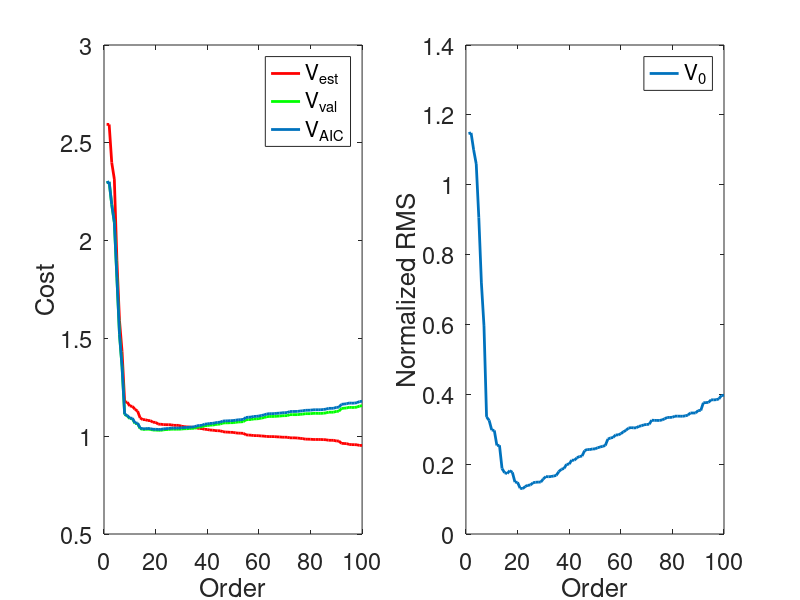

MATLAB code to generate this figure:
%--------------------------------------------------------------------------
% Marie Valenduc and Willem Melis (November 2016)
% System identification and modeling - Session 2
%--------------------------------------------------------------------------
%clear all; close all;
rng(1)
tic
% data
N_est = 1000;                               % size of the estimation set
N_val = 10000;                              % size of the validation set
N = N_est + N_val;
index_est = 1:N_est;
index_val = N_est+1:N;
stdev_u0 = 1;
stdev_ny = 0.5;

for k =1
    % generation of the data
    [b,a] = cheby1(3,0.5,[2*0.15 2*0.3]);   % transfer function G0
    u0 = stdev_u0*randn(N,1);               % input
    ny = stdev_ny*randn(N,1);               % noise on the ouput
    y0 = filter(b,a,u0);                    % noiseless on the ouput
    y = y0 + ny;                            % noisy ouput
    
    for order = 1:100
        % building matrix K(u0)
        t = toeplitz(u0(index_est));
        K = tril(t);
        K = K(:,1:order);
        
        % solving the system
        g = K\y(index_est);
        
        % output of the FIR system
        y_hat = filter(g,1,u0);
        
        % computing the least squares cost functions V_LS
        % based on the estimation set
        V_LS_est(order) = sum((y(index_est) - y_hat(1:N_est)).^2)/N_est;
        % based on the validation set
        V_LS_val(order) = sum((y(index_val) - y_hat(N_est+1:N_est+N_val)).^2)/N_val;
        
        % computing the Akaike cost function V_AIC
        V_AIC(order) = V_LS_val(order)*(1+2*(order)/N_val);
        
        % computing the error V_0
        V_0(order) = sum((y0(index_val) - y_hat(index_val)).^2)/N_val;
    end
    
    disp(['- - - Results for sigma_ny = ',num2str(stdev_ny)]);
    [~,indexmin] = min(V_LS_est);
    disp(['The optimal order is ',num2str(indexmin)]);
    
    figure(2); subplot(1,2,k)
    plot(V_LS_est./stdev_ny^2,'r','LineWidth',2); hold all;
    plot(V_LS_val./stdev_ny^2,'g','LineWidth',2); hold all;
    plot(V_AIC./stdev_ny^2,'LineWidth',2)
    set(gca, 'fontsize', 17);
    xlim([0,order]);
    ylabel('Cost'); xlabel('Order');
    legend('V_{est}','V_{val}','V_{AIC}');
    
    
    figure(2); subplot(1,2,2)
    plot(sqrt(V_0/stdev_ny^2),'LineWidth',2)
    set(gca, 'fontsize', 17);
    xlim([0,order]);
    ylabel('Normalized RMS'); xlabel('Order');
    legend('V_0');
    
    
end
toc




